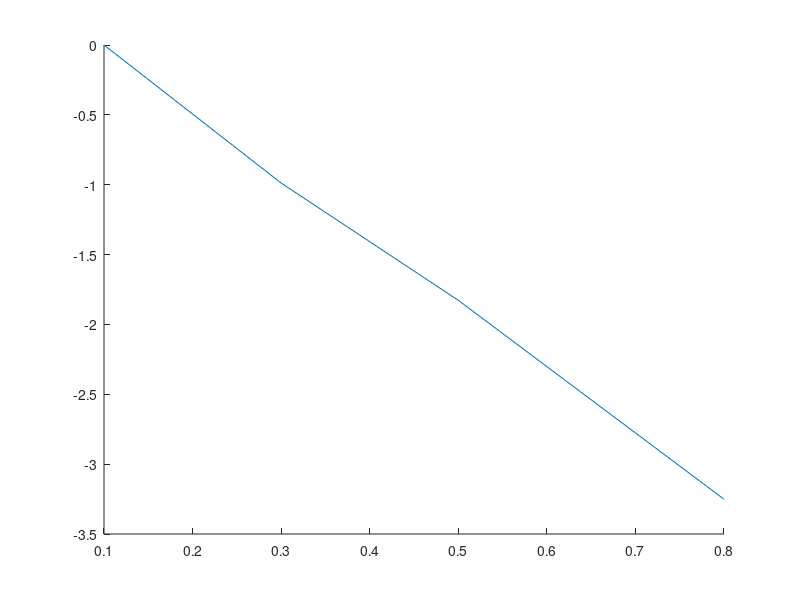

Here is the MATLAB script that generated this plot: (Note: this script raises an error after producing the figure.)
clc
clear
close all

% units
% rho_al, rho_pb = g/cm^3
% t_al, t_pb = s
% tau_0 = mu s
% x_al, x_pb = mm
% n_mess_al, n_korr_al, n1, n_mess_pb, n_korr_pb = 1/s
% d_betamax = mm
% n_gamma_max, n_ges, n_beta_max = 1/s
% mu_al, mu_pb = 1/cm
% mu_rho = cm^2/g
% d_half_pb = mm

% pre allocation
data = struct;

% pre definition
x_al = [0.1, 0.3, 0.5, 0.8, 1.0, 2.0, 3.0, 4.0, 8.0, 16.0]; % in mm
x_pb = [1.0, 2.0, 3.0, 4.0, 6.0, 8.0, 10.0, 15.0, 20.0, 30.0];  % in mm
t_al = ones(size(x_al));
t_pb = ones(size(x_pb));
t_al(:) = 60;    % in s
t_pb(:) = 120;  % in s
tau_0 = 230;    % in µs
y = log(1/50);
rho_al = 2.7;   % in g/cm^3
rho_pb = 11.34; % in g/cm^3

% insert their values here
N_al = [15276, 5905, 2584, 627, 534, 500, 464, 491, 444, 348];
N_pb = [1218, 999, 831, 888, 682, 534, 484, 333, 268, 109];

% 1a) n_mess & n_korr Aluminium
n_mess_al = zeros(size(N_al));
n_korr_al = zeros(size(N_al));
for N = 1:size(N_al, 2)
    n_mess_al(N) = N_al(N) / t_al(N);
    n_korr_al(N) = (N_al(N) / t_al(N)) / (1 - ((N_al(N) / t_al(N)) * tau_0 * 10^(-6)));
end

% ln(n_i/n_1) Aluminium
ln_nin1_al = zeros(size(N_al));
for N = 1:size(N_al, 2)
    ln_nin1_al(N) = log(n_korr_al(N) / n_korr_al(1));
end

n1 = n_korr_al(1);

% 1b) plot 
fig_al = figure(1);
hold on


% Regressionsgerade
x1 = x_al(1:4);
x2 = x_al(5:end);
y1 = ln_nin1_al(1:4);
y2 = ln_nin1_al(5:end);

p1 = polyfit(x1, y1, 1);
f1 = polyval(p1, x1);
p2 = polyfit(x2, y2, 1);
f2 = polyval(p2, x2);


al_1 = plot(x1, y1);
al_1.Marker = "o";
al_1.MarkerEdgeColor = "blue";
al_1.MarkerFaceColor = "blue";
al_1.LineStyle = "none";
al_1_reg = plot(x1, f1);
al_1_reg.Color = "blue";
al_2 = plot(x2, y2);
al_2.Marker = "o";
al_2.MarkerEdgeColor = "red";
al_2.MarkerFaceColor = "red";
al_2.LineStyle = "none";
al_2_reg = plot(x2, f2);
al_2_reg.Color = "red";

xlabel("x [mm]")
ylabel("ln(ni/n1)")
hold off

m1 = p1(1);     % in 1/mm
y0_1 = p1(2);
m2 = p2(1);     % in 1/mm
y0_2 = p2(2);

% 1c) Interpolation to find d_beta,max
d_betamax = (y - y0_1) / m1;

% 1d) mu/rho
mu_al = -m2 * 10;   % in 1/cm
mu_rho = mu_al/rho_al;  % in cm^2/g

% 2 Nachweiswahrscheinlichkeit
n_gamma_max = exp(y0_2) * n1;
n_ges = exp(y0_1) * n1;
n_beta_max = n_ges - n_gamma_max;

p_nachweis = n_gamma_max / n_beta_max;

data.x_al = x_al;
data.t_al = t_al;
data.N_al = N_al;
data.n_mess_al = n_mess_al;
data.n_korr_al = n_korr_al;
data.ln_nin1_al = ln_nin1_al;
data.n1_al = n1;
data.reg1_al = [m1, y0_1];
data.reg2_al = [m2, y0_2];
data.n_gamma_max_al = n_gamma_max;
data.n_beta_max_al = n_beta_max;
data.d_betamax_al = d_betamax;
data.Massenschwaechungskoeffizient_al = mu_rho;
data.Schwaechungskoeffizient_al = mu_al;
data.p_nachweis = p_nachweis;
data.tau_0 = tau_0;

% 3) Pb
% 3a) 
y = log(1/2);

n_mess_pb = zeros(size(N_pb));
n_korr_pb = zeros(size(N_pb));
for N = 1:size(N_pb, 2)
    n_mess_pb(N) = N_pb(N) / t_pb(N);
    n_korr_pb(N) = (N_pb(N) / t_pb(N)) / (1 - ((N_pb(N) / t_pb(N)) * tau_0 * 10^(-6)));
end

% ln(n_i/n_1) Aluminium
ln_nin1_pb = zeros(size(N_pb));
for N = 1:size(N_pb, 2)
    ln_nin1_pb(N) = log(n_mess_pb(N) / n_mess_pb(1));
end

n1 = n_mess_pb(1);

% plot 
fig_pb = figure(2);
hold on

p_pb = polyfit(x_pb, ln_nin1_pb, 1);
f_pb = polyval(p_pb, x_pb);


% Regressionsgerade
pb_plot = plot(x_pb, ln_nin1_pb);
pb_plot.Marker = "o";
pb_plot.MarkerEdgeColor = "blue";
pb_plot.MarkerFaceColor = "blue";
pb_plot.LineStyle = "none";

pb_plot_reg = plot(x_pb, f_pb);
pb_plot_reg.Color = "blue";

xlabel("x [mm]")
ylabel("ln(ni/n1)")

m1 = p_pb(1);     % in 1/mm
y0_1 = p_pb(2);

% 3 b) Halbwertsdicke
d_half_pb = (y - y0_1) / m1;

% 3c) Schwächungskoeffizient
mu_pb = -m1 * 10;     % in 1/cm
mu_rho = mu_pb/rho_pb;  % in cm^2/g

data.x_pb = x_pb;
data.t_pb = t_pb;
data.N_pb = N_pb;
data.n_mess_pb = n_mess_pb;
data.n_korr_pb = n_korr_pb;
data.ln_nin1_pb = ln_nin1_pb;
data.n1_pb = n1;
data.reg1_pb = [m1, y0_1];
data.d_half_pb = d_half_pb;
data.Massenschwaechungskoeffizient_pb = mu_rho;
data.Schwaechungskoeffizient_pb = mu_pb;


to_save = true;
if to_save
    prompt = ("Insert Filename: ");
    savename = input(prompt);
    save(strcat(char('G:\Meine Ablage\Master\Physik\Abgegebene Protokolle\Blockpraktikum SoSe 25\'), ...
                        char(savename), '.mat'), '-struct', 'data')
end
